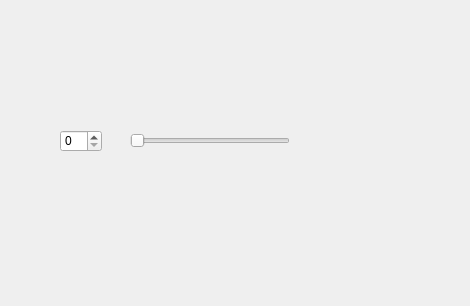
<?xml version="1.0" encoding="UTF-8"?>
<ui version="4.0">
 <class>SignalSlotWidget</class>
 <widget class="QWidget" name="SignalSlotWidget">
  <property name="geometry">
   <rect>
    <x>0</x>
    <y>0</y>
    <width>470</width>
    <height>306</height>
   </rect>
  </property>
  <property name="windowTitle">
   <string>SignalSlotWidget</string>
  </property>
  <widget class="QSpinBox" name="spinBox">
   <property name="geometry">
    <rect>
     <x>60</x>
     <y>130</y>
     <width>42</width>
     <height>22</height>
    </rect>
   </property>
  </widget>
  <widget class="QSlider" name="horizontalSlider">
   <property name="geometry">
    <rect>
     <x>130</x>
     <y>130</y>
     <width>160</width>
     <height>22</height>
    </rect>
   </property>
   <property name="orientation">
    <enum>Qt::Horizontal</enum>
   </property>
  </widget>
 </widget>
 <resources/>
 <connections/>
</ui>
